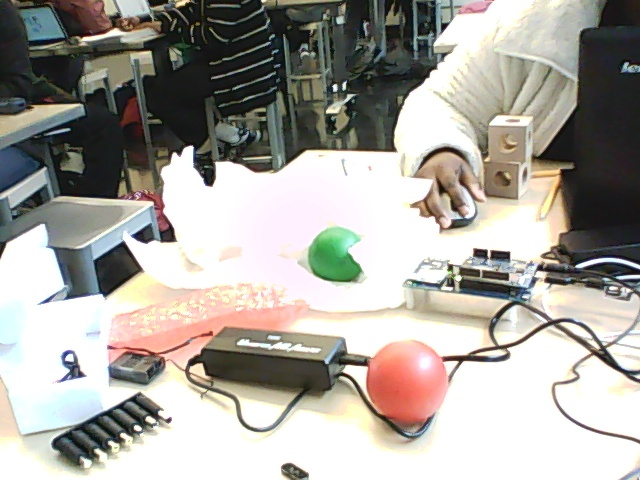
#> input picture sensors/camera/test/close.jpg, 640 x 480 px
$ python edge.py
#> lines starting #> are read from the running program, lines starting #| are printed output that depends on the picture
import numpy as np
import cv2

img = cv2.imread(raw_input('filename'), 0)
#> the answer given: close.jpg
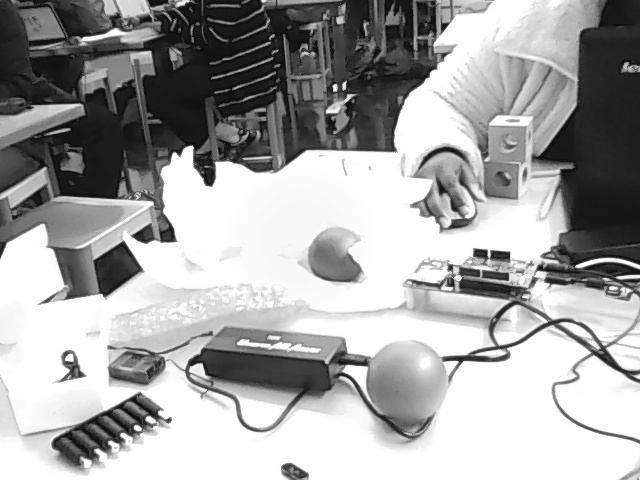
#> img: shape (480, 640); min 11, max 255, mean 165.1
edges = cv2.Canny(img,100,200)
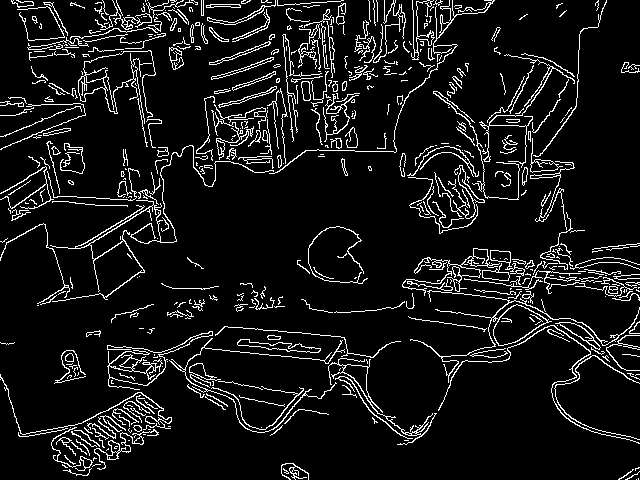
#> edges: shape (480, 640); 8.6% white in thin lines or dots

cv2.imshow('first', img)
cv2.imshow('edges',edges)

$ run again, on sensors/camera/test/green.jpg
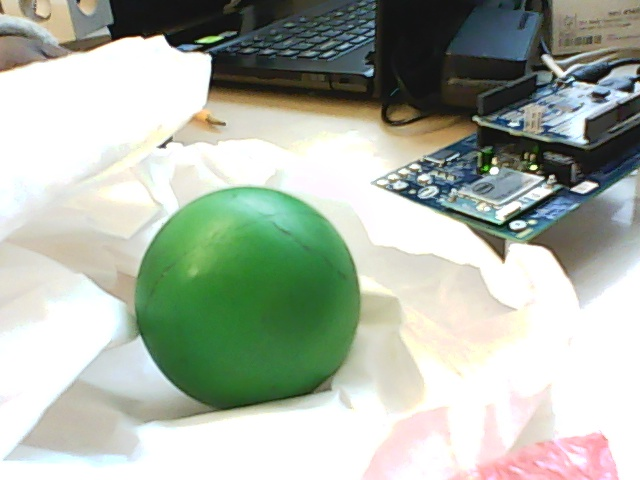
#> input picture sensors/camera/test/green.jpg, 640 x 480 px
#> `img = cv2.imread(raw_input('filename'), 0)`:
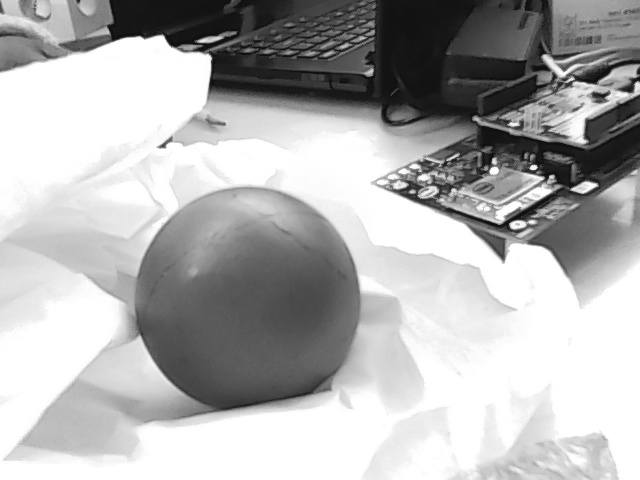
#> img: shape (480, 640); min 10, max 255, mean 177.2
#> `edges = cv2.Canny(img,100,200)`:
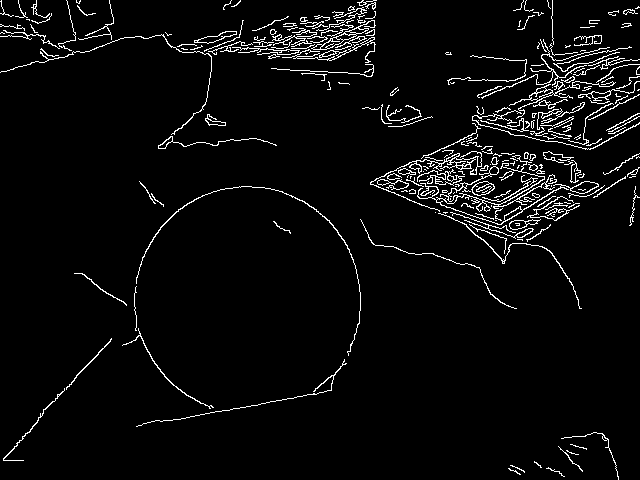
#> edges: shape (480, 640); 4.3% white in thin lines or dots

$ run again, on sensors/camera/test/red.jpg
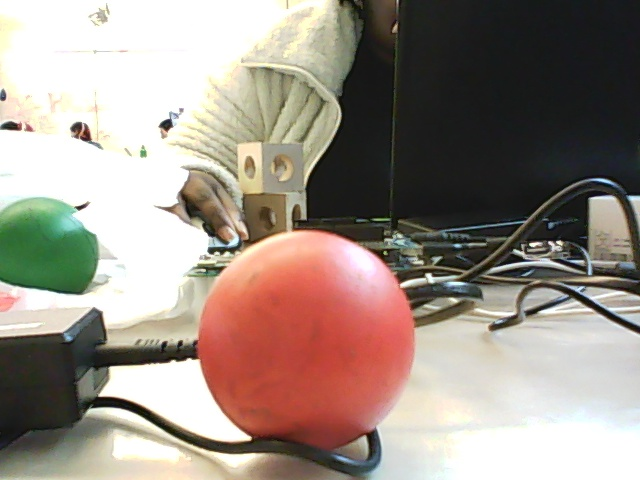
#> input picture sensors/camera/test/red.jpg, 640 x 480 px
#> `img = cv2.imread(raw_input('filename'), 0)`:
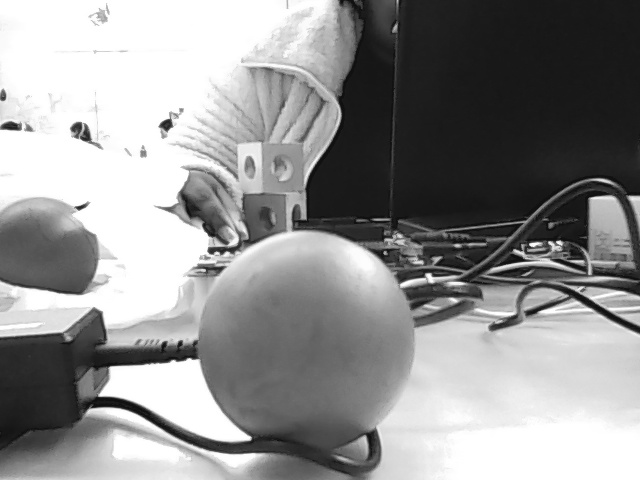
#> img: shape (480, 640); min 9, max 255, mean 145.9
#> `edges = cv2.Canny(img,100,200)`:
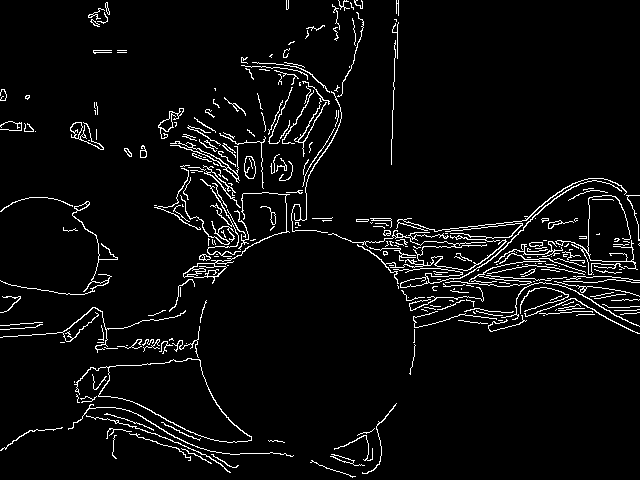
#> edges: shape (480, 640); 4.7% white in thin lines or dots
